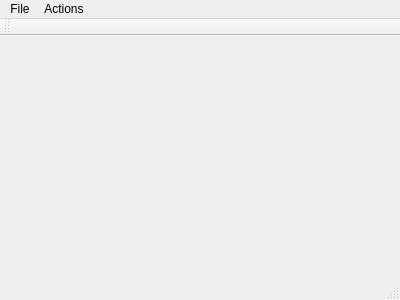
<?xml version="1.0" encoding="UTF-8"?>
<ui version="4.0">
 <class>MainWindow</class>
 <widget class="QMainWindow" name="MainWindow">
  <property name="geometry">
   <rect>
    <x>0</x>
    <y>0</y>
    <width>400</width>
    <height>300</height>
   </rect>
  </property>
  <property name="windowTitle">
   <string>MainWindow</string>
  </property>
  <widget class="QWidget" name="centralWidget"/>
  <widget class="QMenuBar" name="menuBar">
   <property name="geometry">
    <rect>
     <x>0</x>
     <y>0</y>
     <width>400</width>
     <height>21</height>
    </rect>
   </property>
   <widget class="QMenu" name="menuFile">
    <property name="title">
     <string>File</string>
    </property>
    <addaction name="actionExit"/>
   </widget>
   <widget class="QMenu" name="menuActions">
    <property name="title">
     <string>Actions</string>
    </property>
    <addaction name="actionPlay0"/>
   </widget>
   <addaction name="menuFile"/>
   <addaction name="menuActions"/>
  </widget>
  <widget class="QToolBar" name="mainToolBar">
   <attribute name="toolBarArea">
    <enum>TopToolBarArea</enum>
   </attribute>
   <attribute name="toolBarBreak">
    <bool>false</bool>
   </attribute>
  </widget>
  <widget class="QStatusBar" name="statusBar"/>
  <action name="actionPlay0">
   <property name="text">
    <string>Play0</string>
   </property>
  </action>
  <action name="actionExit">
   <property name="text">
    <string>Exit</string>
   </property>
  </action>
 </widget>
 <layoutdefault spacing="6" margin="11"/>
 <resources/>
 <connections>
  <connection>
   <sender>actionExit</sender>
   <signal>triggered()</signal>
   <receiver>MainWindow</receiver>
   <slot>close()</slot>
   <hints>
    <hint type="sourcelabel">
     <x>-1</x>
     <y>-1</y>
    </hint>
    <hint type="destinationlabel">
     <x>199</x>
     <y>149</y>
    </hint>
   </hints>
  </connection>
 </connections>
</ui>
